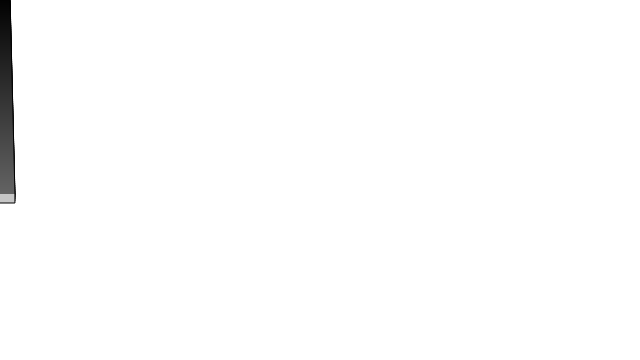
Frame 1 (no input)
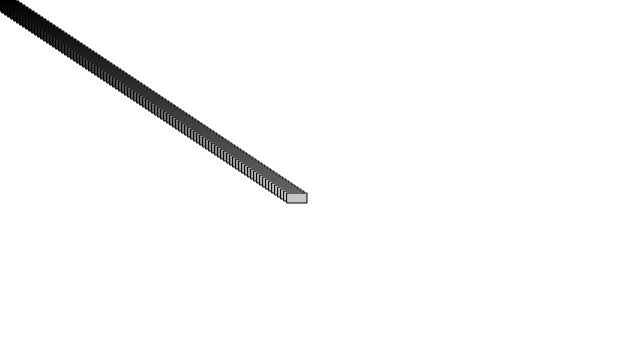
Frame 60 (no input)
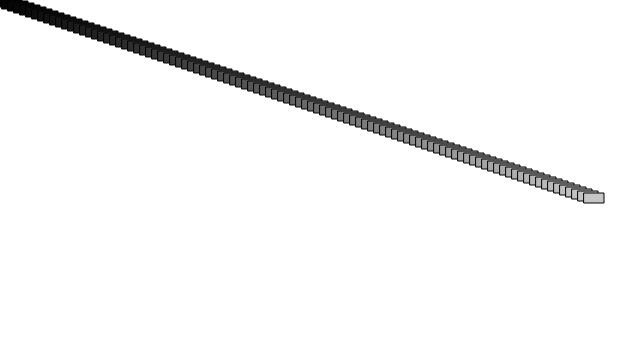
Frame 120 (the mouse pressed at the canvas centre since frame 60)

The p5.js sketch that drew these frames (run headless with seeded random() and noise() and a simulated clock; from frame 60 on, the mouse is pressed at the canvas centre):

// p5.js sketch
// ── sketch.js
// Learning Processing
// Daniel Shiffman
// http://www.learningprocessing.com

// Example 9-9: An array of Car objects

var cars = [];

function setup() {
  createCanvas(640,360);
  for (var i = 0; i < 100; i++) { // Initialize each Car using a for loop.
    cars[i] = new Car(color(i*2),0,i*2,i/20.0); 
  }
}

function draw() {
  background(255);
  for (var i = 0; i < cars.length; i++) { // Run each Car using a for loop.
    cars[i].move();
    cars[i].display();
  }
}

// ── car.js
// Learning Processing
// Daniel Shiffman
// http://www.learningprocessing.com

// Example 9-9: An array of Car objects

// Even though there are multiple objects, we still only need one constructor function.
// No matter how many cookies we make, only one cookie cutter is needed.Isn’t object-oriented programming swell?
class Car {
    constructor(tempC, tempXpos, tempYpos, tempXspeed) { // The Constructor is defined with arguments.
        this.c = tempC;
        this.xpos = tempXpos;
        this.ypos = tempYpos;
        this.xspeed = tempXspeed;
    }

    display() {
        stroke(0);
        fill(this.c);
        rectMode(CENTER);
        rect(this.xpos,this.ypos,20,10);
    }

    move() {
        this.xpos = this.xpos + this.xspeed;
        if (this.xpos > width) {
            this.xpos = 0;
        }
    }
}
